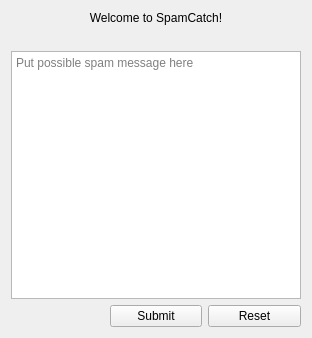
<?xml version="1.0" encoding="UTF-8"?>
<ui version="4.0">
 <class>SpamClassifierView</class>
 <widget class="QWidget" name="SpamClassifierView">
  <property name="geometry">
   <rect>
    <x>0</x>
    <y>0</y>
    <width>312</width>
    <height>338</height>
   </rect>
  </property>
  <property name="sizePolicy">
   <sizepolicy hsizetype="Expanding" vsizetype="Expanding">
    <horstretch>0</horstretch>
    <verstretch>0</verstretch>
   </sizepolicy>
  </property>
  <property name="maximumSize">
   <size>
    <width>400</width>
    <height>400</height>
   </size>
  </property>
  <property name="windowTitle">
   <string>Form</string>
  </property>
  <layout class="QGridLayout" name="gridLayout_2">
   <item row="0" column="0">
    <layout class="QGridLayout" name="gridLayout">
     <item row="6" column="0">
      <widget class="QTextEdit" name="messageTextBox">
       <property name="sizeAdjustPolicy">
        <enum>QAbstractScrollArea::SizeAdjustPolicy::AdjustIgnored</enum>
       </property>
       <property name="placeholderText">
        <string>Put possible spam message here</string>
       </property>
      </widget>
     </item>
     <item row="7" column="0">
      <layout class="QHBoxLayout" name="horizontalLayout">
       <item>
        <widget class="QLabel" name="resultLabel">
         <property name="text">
          <string/>
         </property>
        </widget>
       </item>
       <item>
        <widget class="QPushButton" name="submitButton">
         <property name="text">
          <string>Submit</string>
         </property>
        </widget>
       </item>
       <item>
        <widget class="QPushButton" name="resetButton">
         <property name="text">
          <string>Reset</string>
         </property>
        </widget>
       </item>
      </layout>
     </item>
     <item row="0" column="0">
      <widget class="QLabel" name="title">
       <property name="text">
        <string>Welcome to SpamCatch!</string>
       </property>
       <property name="alignment">
        <set>Qt::AlignmentFlag::AlignCenter</set>
       </property>
      </widget>
     </item>
     <item row="1" column="0">
      <layout class="QHBoxLayout" name="horizontalLayout_2">
       <item>
        <widget class="QLabel" name="logo">
         <property name="maximumSize">
          <size>
           <width>100</width>
           <height>100</height>
          </size>
         </property>
         <property name="text">
          <string/>
         </property>
         <property name="pixmap">
          <pixmap resource="../resources.qrc">:/resources/Images/appstore.png</pixmap>
         </property>
         <property name="scaledContents">
          <bool>true</bool>
         </property>
         <property name="alignment">
          <set>Qt::AlignmentFlag::AlignCenter</set>
         </property>
        </widget>
       </item>
      </layout>
     </item>
    </layout>
   </item>
  </layout>
 </widget>
 <resources>
  <include location="../resources.qrc"/>
 </resources>
 <connections/>
</ui>
